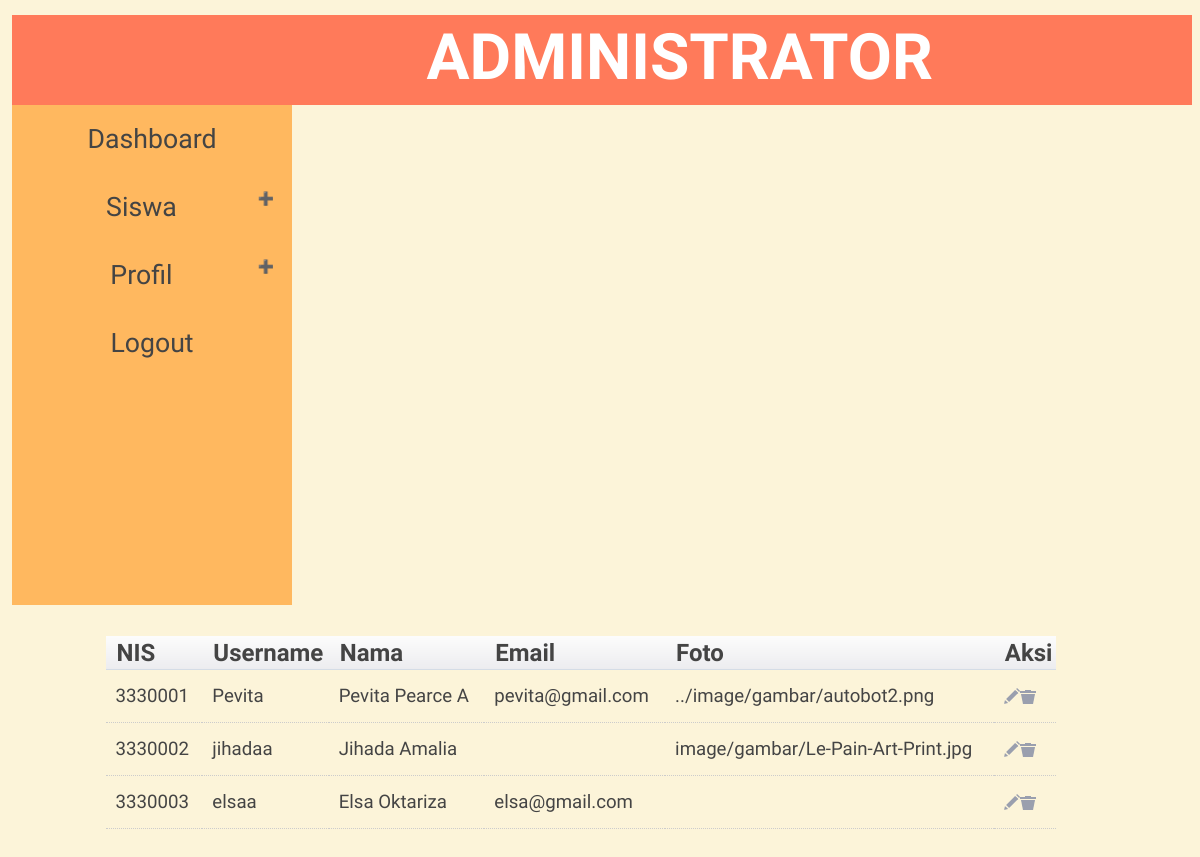
The app's page /admin2/lihat-user.php with its own data.
### tables this page shows
CREATE TABLE IF NOT EXISTS `siswa` (
  `nis` varchar(10) NOT NULL,
  `nama` varchar(35) NOT NULL,
  `tgl_lahir` date DEFAULT NULL,
  `sex` enum('P','W') DEFAULT NULL,
  `alamat` varchar(20) DEFAULT NULL,
  `gambarS` longtext NOT NULL,
  `email` varchar(30) NOT NULL
);

CREATE TABLE IF NOT EXISTS `u_siswa` (
  `usernameS` varchar(10) NOT NULL,
  `passS` varchar(10) DEFAULT NULL,
  `usernameA` varchar(15) NOT NULL,
  `nis` varchar(15) NOT NULL
);

### admin2/lihat-user.php (the view, shortened to what this page needs)
<html>
<head>
<link rel="stylesheet" style="css" href="style.css">
</head>
<body>
<div id="body">
<header>
<h1>ADMINISTRATOR</h1>
</header>
<div id="sidebar">
<nav class="cd-side-nav">
<button class="no-accordion"><a href="index.php" class="no-accordion"><center>Dashboard</center></a></button>
<button class="accordion">Siswa</button>
<button class="accordion">Profil</button>
<button class="no-accordion"><a href="../logout.php" class="no-accordion"><center>Logout</a></button>
</div>
<div id="wrapper">
<br>
<br>
<table class="tablesorter" cellspacing="0" width="95%">
<thead>
<tr>
<th> NIS </th>
<th> Username </th>
<th> Nama </th>
<th> Email </th>
<th> Foto </th>
<th> Aksi </th>
</tr>
</thead>
<tbody>
<?php
$data = mysql_query("SELECT * FROM siswa join u_siswa on siswa.nis=u_siswa.nis ");
while($col=mysql_fetch_array($data)){
?>
<tr>
<td><?php echo $col['nis']?> </td>
<td><?php echo $col['usernameS']?></td>
<td><?php echo $col['nama']?></td>
<td><?php echo $col['email']?></td>
<td><?php echo $col['gambarS']?></td>
<td><input type="image" src="image/icn_edit.png" onclick="window.location='edit-user.php?nis=<?php echo $col['nis'];?>'" title="Edit"><input type="image" src="image/icn_trash.png" onclick="window.location='hapus-user.php?nis=<?php echo $col['nis'];?>'" title="Delete"></td>
<?php
}
?>
</tr>
</tbody>
</table>
</div>
</div>
</body>
</html>

### admin2/style.css (style rules this page uses)
body { margin: 0; padding: 0; background-color: #FCF4D9; font-family: 'Calibri' }
header { background-color:#FF7A5A; color:white; padding:5px; height:80px; width: 100%; }
#sidebar { width: 280px; height:500px; float:left; background: #FFB85F; word-wrap: break-word; }
#body { margin-left: 1%; margin-top: 15px; width: 97.5%; height: auto; position: absolute; }
#wrapper { width: 950px; height: 550px ;margin-left: 5%; margin-top: 0px; overflow: scroll; padding-left: 3%; }
button.accordion { background-color: #FFB85F; color: #444; cursor: pointer; padding: 18px; width: 100%; border: none; outline: none; font-size: 20pt; font-family: 'Patrick Hand'; transition: 0.4s; }
button.accordion:after { content: '\02795'; font-size: 13px; color: #777; float: right; margin-left: 5px; }
button.no-accordion { background-color: #FFB85F; cursor: pointer; padding: 18px; width: 100%; border: none; text-align: left; outline: none; transition: 0.4s; }
a.no-accordion { text-decoration: none; display: block; font-family: 'Patrick Hand'; font-size: 20pt; color: #444; }
h1 { font-family: 'Patrick Hand'; font-size: 4em; margin-top: 0; margin-bottom: 5%; margin-left: 35%; }
.tablesorter { width: 100%; margin: -5px 0 0 0; text-decoration: none; color: #444; font-family: 'Patrick Hand';font-size: 18pt; }
.tablesorter td { margin: 0; padding: 0; border-bottom: 1px dotted #ccc; text-decoration: none; color: #444; font-family: 'Patrick Hand';font-size: 14pt; }
.tablesorter thead tr { height: 34px; background: url(image/table_sorter_header.png) repeat-x; text-align: left; text-indent: 10px; cursor: pointer; }
.tablesorter td { padding: 15px 10px; }
table { width:800px; margin-left:20px; }

### records on screen
siswa: u_siswa.nis "3330001", u_siswa.usernameS "Pevita", nama "Pevita Pearce A", email "pevita@gmail.com", gambarS "../image/gambar/autobot2.png"
siswa: u_siswa.nis "3330002", u_siswa.usernameS "jihadaa", nama "Jihada Amalia", gambarS "image/gambar/Le-Pain-Art-Print.jpg"
siswa: u_siswa.nis "3330003", u_siswa.usernameS "elsaa", nama "Elsa Oktariza", email "elsa@gmail.com"
